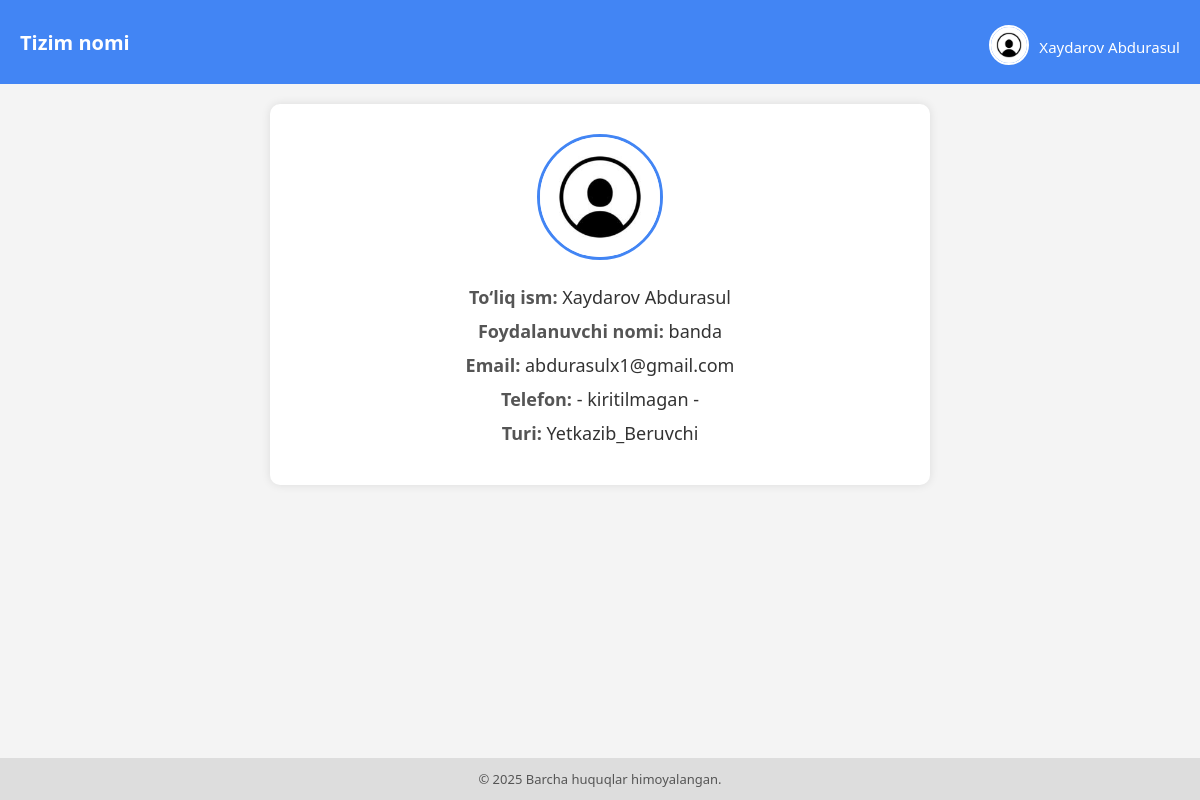
Page /profile/banda (signed in) on the earlier database version.
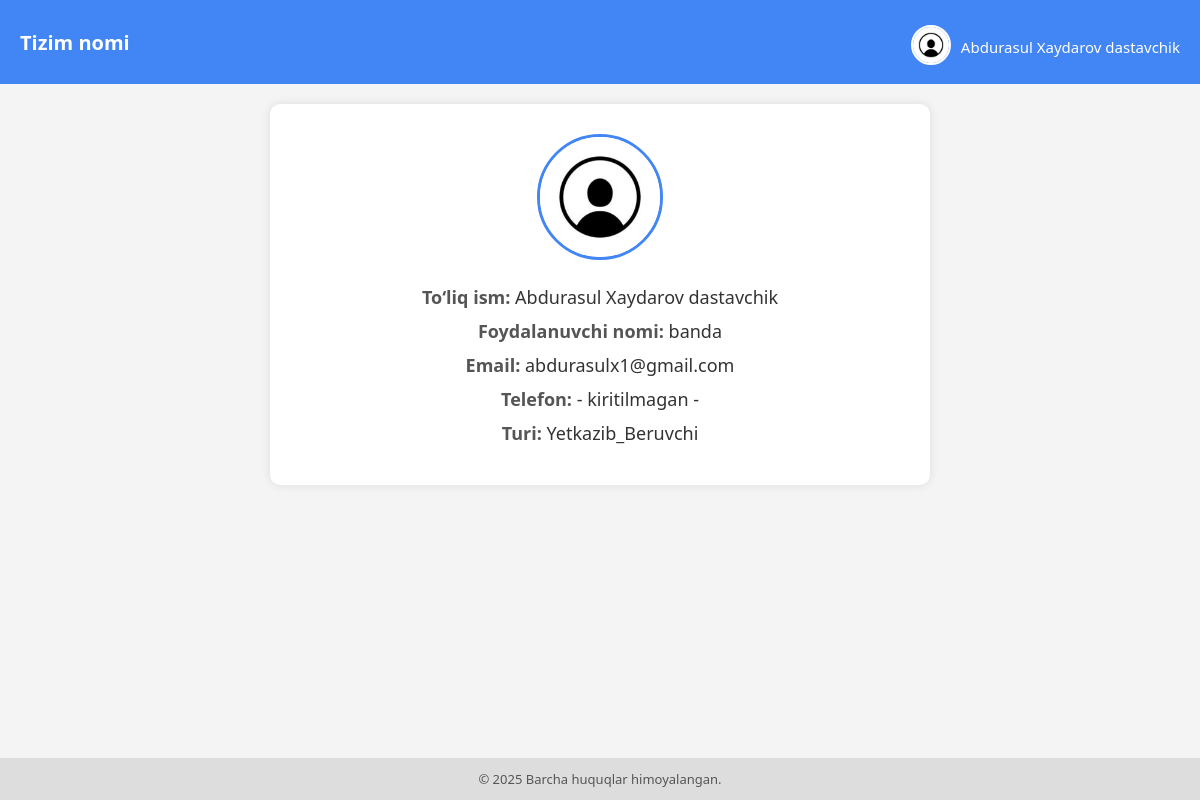
Same page on the later database version.
### main/models.py (models this page shows, shortened)
class User(AbstractUser):
    id = models.BigAutoField(primary_key=True)
    USER_TYPES = (
        ('pazanda', 'Pazanda'),
        ('yetkazib_beruvchi', 'Yetkazib Beruvchi'),
        ('ega', 'Ega'),
    )
    login=models.CharField(max_length=255, blank=True, null=True)
    password = models.CharField(max_length=255, blank=True, null=True)
    tuliq_ismi = models.CharField(max_length=255, blank=True, null=True)
    type = models.CharField(max_length=20, choices=USER_TYPES)
    token = models.CharField(max_length=255, blank=True, null=True)
    tg_id = models.CharField(max_length=100, blank=True, null=True)
    tel_raqami = models.CharField(max_length=100, blank=True, null=True)
    is_active = models.BooleanField(default=True)
    @property
    def rasmi(self):
        if self.type == 'yetkazib_beruvchi':
            try:
                return YetkazibBeruvchi.objects.get(user=self).rasmi.url
            except YetkazibBeruvchi.DoesNotExist:
                return None
        elif self.type == 'pazanda':
            try:
                return Pazanda.objects.get(user=self).rasmi.url
            except Pazanda.DoesNotExist:
                return None
        return None

### main/views.py (the view, shortened to what this page needs)
# urls.py: path('profile/<str:username>', profile_view, name='profile'),
@login_required(login_url='login')
def profile_view(request, username):
    user =  User.objects.get(username=username)
    if request.method == 'GET':
        if request.user.type ==  'yetkazib_beruvchi':
            return render(request, 'ytprofile.html', {'user': user})
        elif request.user.type == 'pazanda':
            return render(request, 'pzprofile.html', {'user': user})
        elif request.user.type=='ega':
            if user.type == 'yetkazib_beruvchi':
                yuklamalar = mahsulotlar_miqdori( YetkazibBeruvchi.objects.get(user=user).mahsulotlar) or []
                return render(request, 'egayt.html',{'user': user,'yuklamalar': yuklamalar})
            return render(request, 'egaprofile.html', {'user': user})

### main/templates/ytprofile.html (shortened to what this page needs)
{% extends 'ytbase.html' %}
{% load static %}
{% block content %}
<div class="profile-container">
    <img src="{% if user.rasmi.url %}{{ user.rasmi.url }}{% else %}{% static 'images/default_avatar.jpg' %}{% endif %}" alt="Avatar" class="profile-image">
    <div class="profile-info">
        <span class="profile-label">To‘liq ism:</span> {{ user.tuliq_ismi }}
    </div>
    <div class="profile-info">
        <span class="profile-label">Foydalanuvchi nomi:</span> {{ user.username }}
    </div>
    <div class="profile-info">
        <span class="profile-label">Email:</span> {{ user.email }}
    </div>
    <div class="profile-info">
        <span class="profile-label">Telefon:</span> {{ user.telefon|default:"- kiritilmagan -" }}
    </div>
    <div class="profile-info">
        <span class="profile-label">Turi:</span> {{ user.type|title }}
    </div>
</div>
{% endblock %}

### main/templates/ytbase.html (shortened to what this page needs)
<!DOCTYPE html>
{% load static %}
<html lang="uz">
<head>
</head>
<body>
<header>
    <div class="brand">Tizim nomi</div>
    <div class="user-block">
        <a href="{% url 'profile' request.user.username %}">
            <img src="{% if request.user.rasmi.url %}{{ request.user.rasmi.url }}{% else %}{% static 'images/default_avatar.jpg' %}{% endif %}" alt="avatar">
        </a>
        <a href="{% url 'profile' request.user.username %}">
            {{ request.user.tuliq_ismi }}
        </a>
    </div>
</header>
<main>
    {% block content %}{% endblock %}
</main>
<footer>
    &copy; {{ year|default:"2025" }} Barcha huquqlar himoyalangan.
</footer>
</body>
</html>

### main/templates/ytbase.html (style rules this page uses)
body { margin: 0; font-family: 'Segoe UI', Tahoma, Geneva, Verdana, sans-serif; background-color: #f4f4f4; min-height: 100vh; display: flex; flex-direction: column; }
header { background-color: #4285f4; color: white; padding: 15px 20px; display: flex; justify-content: space-between; align-items: center; flex-wrap: wrap; }
.brand { font-size: 20px; font-weight: bold; }
.user-block { display: flex; align-items: center; gap: 10px; margin-top: 10px; }
.user-block img { width: 36px; height: 36px; border-radius: 50%; object-fit: cover; border: 2px solid #fff; }
.user-block a { color: white; text-decoration: none; font-weight: 500; font-size: 15px; }
main { flex: 1; padding: 20px; }
footer { background-color: #ddd; text-align: center; padding: 12px; font-size: 13px; color: #555; }

### main/templates/ytprofile.html (style rules this page uses)
.profile-container { max-width: 600px; margin: 0 auto; background-color: #ffffff; padding: 30px; border-radius: 10px; box-shadow: 0 0 10px rgba(0, 0, 0, 0.1); text-align: center; }
.profile-image { width: 120px; height: 120px; border-radius: 50%; object-fit: cover; object-position: center; border: 3px solid #4285f4; margin-bottom: 20px; }
.profile-info { font-size: 18px; color: #333; margin-bottom: 10px; word-wrap: break-word; }
.profile-label { font-weight: bold; color: #555; }

Differences in the rows shown:
changed User "banda": user.tuliq_ismi "Xaydarov Abdurasul" → "Abdurasul Xaydarov dastavchik"; tuliq_ismi "Xaydarov Abdurasul" → "Abdurasul Xaydarov dastavchik"
